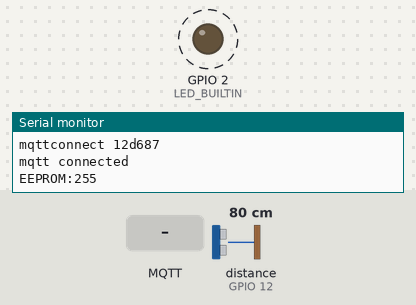
This program was run on a simulated ESP8266 (NodeMCU). On the bench: output pins drawn as LEDs (lit = HIGH, except the on-board LED, lit = LOW), the last lines printed to the serial monitor. Dashed ring = blinking. The test bench sets the inputs (shaded band); at power-on: distance to the obstacle (sensor on GPIO 12) 80 cm. WiFi joins after 1.5 s; servers stay silent unless stated; EEPROM starts erased; no MQTT or app messages arrive unless stated.

Above: at 1.8 s.
At 2.7 s:
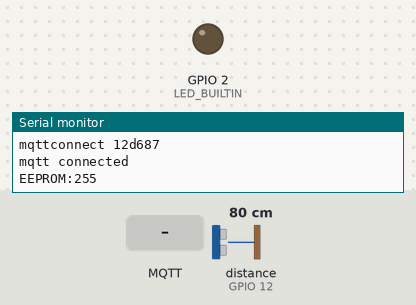
2.8 s: MQTT message "Sensor 01:" arrives on the first subscribed topic
At 4.37 s:
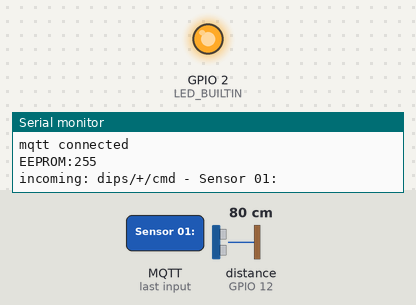
6.2 s: MQTT message "5" arrives on the first subscribed topic
9.6 s: MQTT message "on" arrives on the first subscribed topic
Timing chart, 0 to 19.0 s (numbered marks = the images above; inputs shaded):
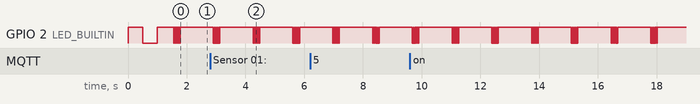

The program:

main.cpp
```cpp
#include <Arduino.h>
#include <Ultrasonic.h>
#include <ESP8266WiFi.h>
#include "../lib/arduino-mqtt/src/MQTTClient.h" // to make linter happy ....
#include <string.h>
#include <EEPROM.h>

//#define DEBUG true //switched in  platformio.ini

Ultrasonic ultrasonic1(14,12);

// const char ssid[16] = "JCD-stock";
// const char pass[16] = "jcd-stock";
const char ssid[16] = "JCD-79fa5412";
const char pass[16] = "5353da83";

const char broker[16]= "192.168.1.1";
static char st[8];
static bool ledStatus = false;
static bool state=false;

WiFiClient wificlient;
MQTTClient mqttclient;
void messageReceived(String &, String &);

void wificonnect();
void mqttconnect();
void lighttoggle();

void lighttoggle() {
  ledStatus = !ledStatus;
  digitalWrite(LED_BUILTIN,ledStatus);
  #ifdef DEBUG
  Serial.println(".");
  #endif
  delay(500);
}

void lightflash() {
  digitalWrite(LED_BUILTIN,true);
  for(int i=0;i<10;i++) {
    ledStatus = !ledStatus;
    digitalWrite(LED_BUILTIN,ledStatus);
    delay(25);
  }
  digitalWrite(LED_BUILTIN,true);

}

void wificonnect() {
  #ifdef DEBUG
  Serial.println("wificonnect");
  #endif
  WiFi.begin(ssid,pass);
  while(WiFi.status() != WL_CONNECTED) {
    lighttoggle();
  }
  #ifdef DEBUG
  Serial.print("IP address:");
  Serial.println(WiFi.localIP());
  #endif
  digitalWrite(LED_BUILTIN,true);

}

void mqttconnect() {

  #ifdef DEBUG
  Serial.print("mqttconnect ");
  Serial.println(st);
  #endif
  mqttclient.begin(broker,wificlient);
  while(!mqttclient.connect(st)) {
    lighttoggle();

  }
  mqttclient.onMessage(messageReceived);
  #ifdef DEBUG
  Serial.println("mqtt connected");
  #endif
  digitalWrite(LED_BUILTIN,true);
  mqttclient.subscribe("dips/+/cmd");
}


void setup() {
  Serial.begin(9600);
  EEPROM.begin(512);
  pinMode(LED_BUILTIN,OUTPUT);
  digitalWrite(LED_BUILTIN,false);

  sprintf(st,"%x",ESP.getChipId());
  wificonnect();
  mqttconnect();
  Serial.print("EEPROM:");
  Serial.println(EEPROM.read(0));

}


float measure() {
  int x=0;
  for(int i=0;i<=5;i++) {
    x+=ultrasonic1.distanceRead();
    delay(10);
  }
  return x/5.0;
}

void loop() {

  int measurement;
  int eepromdata;
  lightflash();
  mqttclient.loop();
  delay(10);
  if(WiFi.status() != WL_CONNECTED) {
    #ifdef DEBUG
    Serial.println("wifi broke down....");
    #endif
    wificonnect();
  }

  if (!mqttclient.connected()) {
    #ifdef DEBUG
    Serial.println("mqtt broke down....");
    #endif

    mqttconnect();
  }
  std::string y;
std::string z;
  std::string x="dips/";
  x+=st;
  y=x+"/eeprom";
  z=x+"/event";
  measurement=measure();
  eepromdata=EEPROM.read(0);

  mqttclient.publish(x.c_str(),String(measurement));
  mqttclient.publish(y.c_str(),String(eepromdata));

  if(measurement<eepromdata) {
    mqttclient.publish(z.c_str(),"true");
    if(state==false) {
    mqttclient.publish("jcd/global/jcd/cmd","SHON");
    state=true;
    }
  } else {
    mqttclient.publish(z.c_str(),"false");
    if(state==true) {
    mqttclient.publish("jcd/global/jcd/cmd","SHOFF");
    state=false;
}
}


  //Serial.print("Sensor 01: ");
  //Serial.print(ultrasonic1.distanceRead()); // Prints the distance on the default unit (centimeters)
  //Serial.println("cm");
  delay(1000);
}


void messageReceived(String &topic, String &payload) {

  #ifdef DEBUG
  Serial.println("incoming: " + topic + " - " + payload);
  EEPROM.write(0, payload.toInt());
  EEPROM.commit();

  #endif
}
```

Measured:
- by itself, GPIO 2 (LED_BUILTIN): repeats every 1.4 s: 4 × (HIGH 0.03 s, LOW 0.03 s), HIGH 1.1 s, LOW 0.03 s
